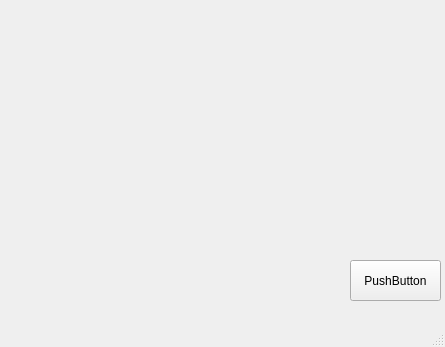
<?xml version="1.0" encoding="UTF-8"?>
<ui version="4.0">
 <class>MainWindow</class>
 <widget class="QMainWindow" name="MainWindow">
  <property name="geometry">
   <rect>
    <x>0</x>
    <y>0</y>
    <width>445</width>
    <height>347</height>
   </rect>
  </property>
  <property name="windowTitle">
   <string>MainWindow</string>
  </property>
  <widget class="QWidget" name="centralwidget">
   <widget class="QPushButton" name="pushButton">
    <property name="geometry">
     <rect>
      <x>350</x>
      <y>260</y>
      <width>91</width>
      <height>41</height>
     </rect>
    </property>
    <property name="text">
     <string>PushButton</string>
    </property>
   </widget>
  </widget>
  <widget class="QMenuBar" name="menubar">
   <property name="geometry">
    <rect>
     <x>0</x>
     <y>0</y>
     <width>445</width>
     <height>25</height>
    </rect>
   </property>
  </widget>
  <widget class="QStatusBar" name="statusbar"/>
 </widget>
 <resources/>
 <connections/>
</ui>
